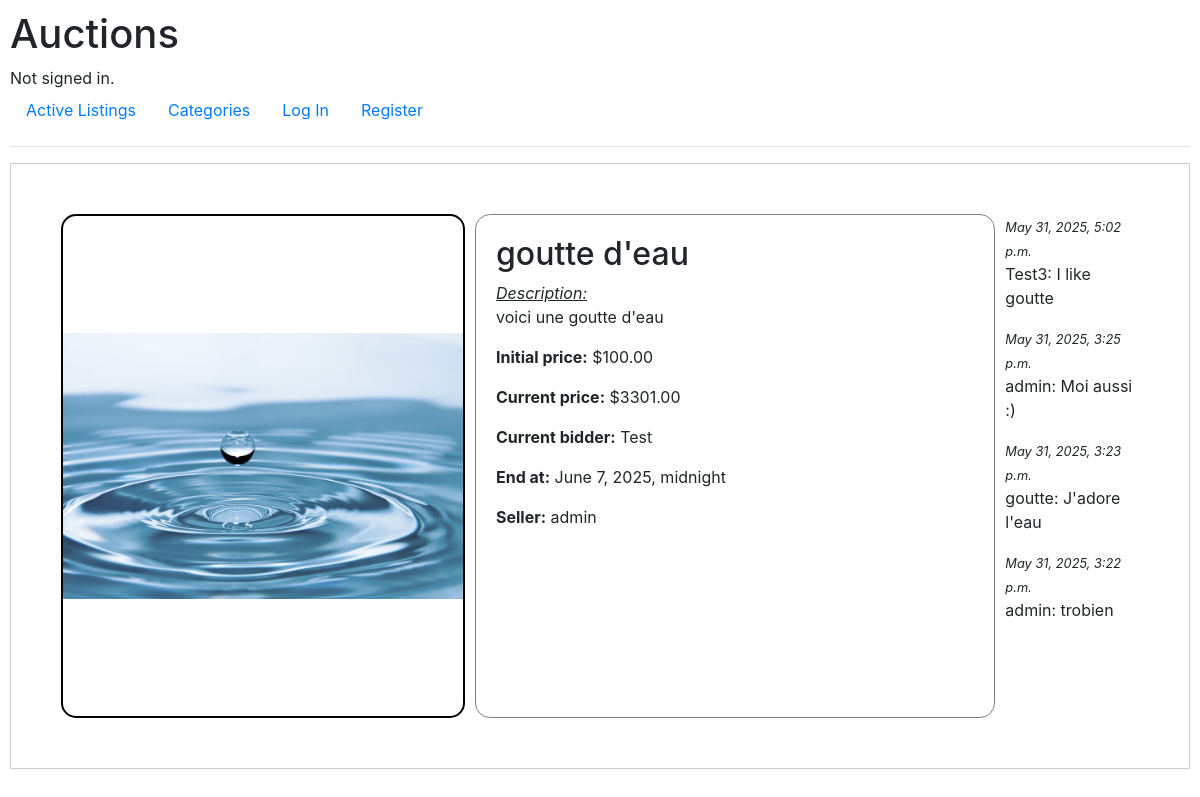
Page /listing/15 on the earlier database version.
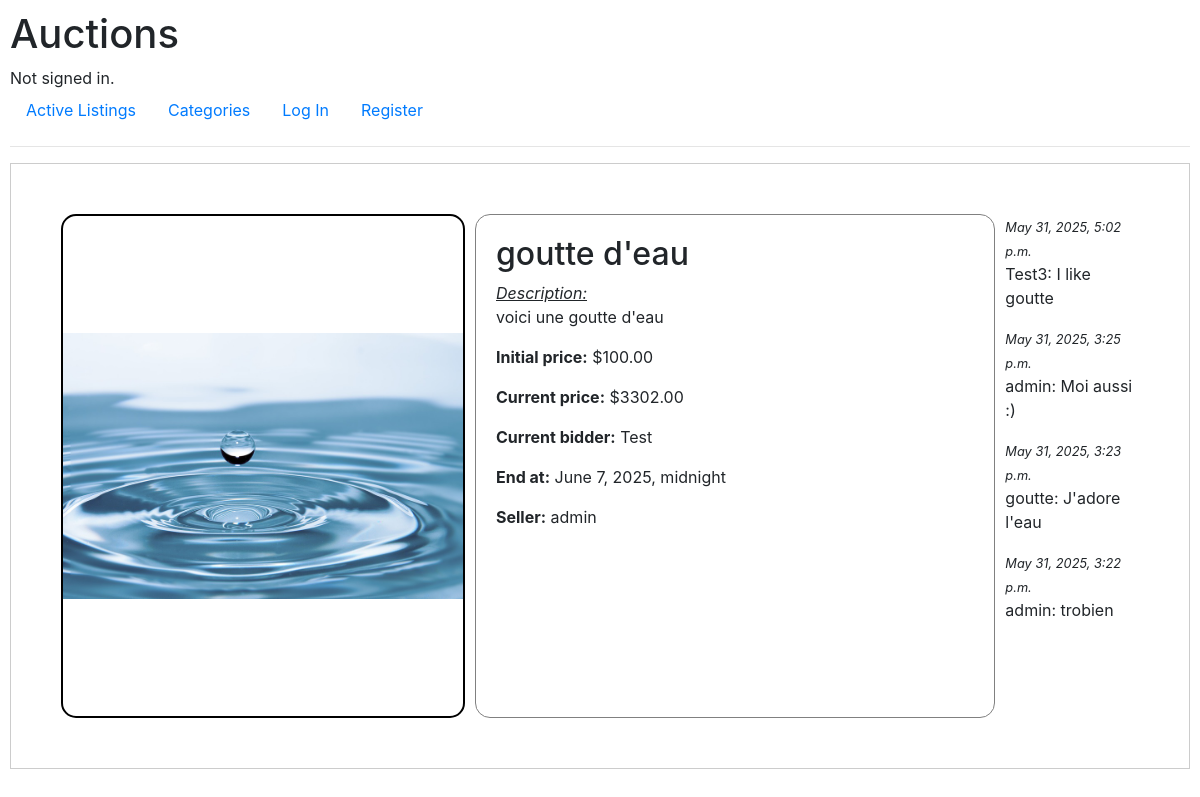
Same page on the later database version.
### auctions/models.py (models this page shows, shortened)
class Listing(models.Model):
    id = models.AutoField(primary_key=True)
    owner_id = models.ForeignKey(User, on_delete=models.CASCADE, related_name="listings")
    name = models.CharField(max_length=64)
    description = models.TextField()
    initial_price = models.DecimalField(default=0,max_digits=10, decimal_places=2)
    picture_url = models.ImageField(upload_to='images/', null=True, blank=True)
    created_at = models.DateTimeField(auto_now_add=True)
    end_at = models.DateTimeField()
    bids_count = models.IntegerField(default=0)
    category = models.CharField(default="others", max_length=64)
    last_bid_id = models.ForeignKey("Bid", on_delete=models.SET_NULL, null=True, blank=True)
    is_active = models.BooleanField(default=True)
    winner_id = models.ForeignKey(User, on_delete=models.SET_NULL, null=True, blank=True)

class Bid(models.Model):
    id = models.AutoField(primary_key=True)
    listing_id = models.ForeignKey(Listing, on_delete=models.CASCADE, related_name="bids")
    user_id = models.ForeignKey(User, on_delete=models.CASCADE, related_name="bids")
    amount = models.DecimalField(max_digits=10, decimal_places=2, default=Decimal('0.00'))

class User(AbstractUser):
    id = models.AutoField(primary_key=True)
    watchlist = models.ManyToManyField("Listing", blank=True, related_name="watchlisted_by")

### auctions/views.py (the view)
# urls.py: path("listing/<int:listing_id>", views.listing, name="listing"),
def listing(request, listing_id):
    try:
        listing = Listing.objects.get(pk=listing_id)
        comments = ListingComment.objects.filter(listing_id=listing_id).order_by("-created_at")
    except Listing.DoesNotExist:
        return render(request, "auctions/listing.html", {
            "listing_error": "Listing not found"
        })
    if not listing.is_active:
        return render(request, "auctions/listing.html", {
            "listing": listing,
            "error": "This listing is closed"
        })
    return render(request, "auctions/listing.html", {
        "listing": listing,
        "comments": comments
    })

### auctions/templates/auctions/listing.html (shortened to what this page needs)
{% extends "auctions/layout.html" %}
{% block body %}
<div class="listing-page">
    {% if listing_error %}
    <div class="alert alert-danger">{{ listing_error }}</div>
    {% else %}
    <div class="listing-page-content">
        <div class="listing-content-img">
            {% if listing.picture_url %}
            <img src='{{ listing.picture_url.url }}' alt="{{ listing.name }}">
            {% else %}
            {% load static %}
            {% endif %}
        </div>
        <div class="listing-content-text">
        <h2>{{ listing.name }}</h2>
        <p><em style="text-decoration: underline;">Description:</em> <br>{{ listing.description}}</p>
        <p><b>Initial price:</b> ${{ listing.initial_price }}</p>
        {% if listing.last_bid_id %}
            <p><b>Current price:</b> ${{ listing.last_bid_id.amount }}</p>
            <p><b>Current bidder:</b> {{ listing.last_bid_id.user_id.username }}</p>
        {% else %}
            <p><b>Current price:</b> ${{ listing.initial_price }}</p>
            <p><b>Current bidder:</b> no bidder yet</p>
        {% endif %}
        <p><b>End at:</b> {{ listing.end_at }}</p>
        <p><b>Seller:</b> {{ listing.owner_id.username }}</p>
    </div>
    {% endif %}
    <div class="listing-comments">
        <div class="listing-comments-container">
            {% for comment in comments %}
            <em style="font-size: 0.8em;">{{ comment.created_at }}</em>
            <p>{{ comment.user_id.username }}: {{ comment.content }}</p>
            {% endfor %}
        </div>
    </div>
</div>
{% endblock %}

Differences in the rows shown:
changed through a linked row, Listing "goutte d'eau": last_bid_id.amount "3301.00" → "3302.00"
